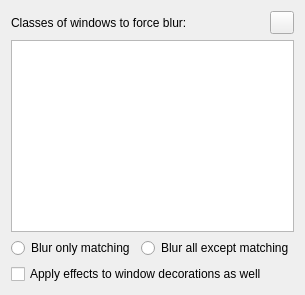
       <widget class="QWidget" name="widget">
        <attribute name="title">
         <string>Force blur</string>
      </attribute>
      <layout class="QVBoxLayout">
       <item>
        <layout class="QVBoxLayout">
         <item>
          <layout class="QHBoxLayout">
           <item>
            <widget class="QLabel" name="windowClassesBriefDescription">
             <property name="sizePolicy">
              <sizepolicy hsizetype="Expanding" vsizetype="Fixed">
               <horstretch>0</horstretch>
               <verstretch>0</verstretch>
              </sizepolicy>
             </property>
             <property name="text">
              <string>Classes of windows to force blur:</string>
             </property>
             <property name="wordWrap">
              <bool>true</bool>
             </property>
            </widget>
           </item>
           <item>
            <widget class="KContextualHelpButton" name="windowClassesContextualHelp"/>
           </item>
          </layout>
         </item>
        </layout>
       </item>
       <item>
        <widget class="QPlainTextEdit" name="kcfg_WindowClasses"/>
       </item>
       <item>
        <layout class="QHBoxLayout" name="layoutMatchingMode">
         <item>
          <widget class="QRadioButton" name="kcfg_BlurMatching">
           <property name="text">
            <string>Blur only matching</string>
           </property>
          </widget>
         </item>
         <item>
          <widget class="QRadioButton" name="kcfg_BlurNonMatching">
           <property name="text">
            <string>Blur all except matching</string>
           </property>
          </widget>
         </item>
        </layout>
       </item>
       <item>
        <widget class="QCheckBox" name="kcfg_BlurDecorations">
         <property name="text">
          <string>Apply effects to window decorations as well</string>
         </property>
        </widget>
       </item>
       <!--
       <item>
        <widget class="QCheckBox" name="kcfg_BlurMenus">
         <property name="text">
          <string>Blur menus</string>
         </property>
        </widget>
       </item>
       <item>
        <widget class="QCheckBox" name="kcfg_BlurDocks">
         <property name="text">
          <string>Blur docks</string>
         </property>
        </widget>
       </item>
       -->
      </layout>
     </widget>
